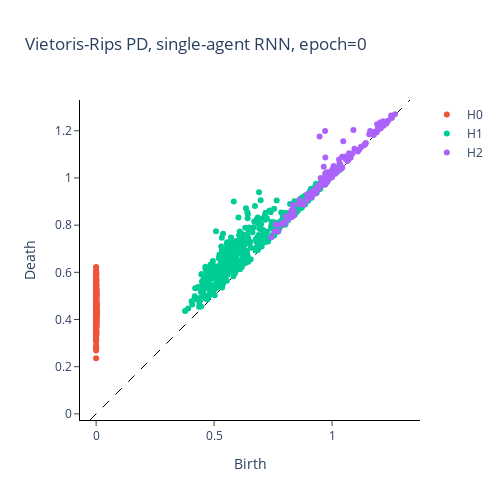

The notebook cell saved with this chart:
### Code cell
fig_epoch_0 = plot_diagram(
    vr_diagrams[1],
    homology_dimensions=(0, 1, 2),
    plotly_params={"title": "Vietoris-Rips PD, single-agent RNN, epoch=0"},
)
fig_epoch_0.update_layout(title="Vietoris-Rips PD, single-agent RNN, epoch=0")

### Figure 1 — Plotly figure (JSON) as saved in the notebook; plotly's stock layout.template omitted (floating-point values rounded to 4 significant figures; data arrays with more than 128 entries replaced by an {"elided": "..."} marker saying what was removed)
{"data": [{"hoverinfo": "none", "line": {"color": "black", "dash": "dash", "width": 1}, "mode": "lines", "showlegend": false, "type": "scatter", "x": [-0.02609, 1.33], "y": [-0.02609, 1.33]}, {"hoverinfo": "text", "hovertext": {"elided": "399 str values"}, "mode": "markers", "name": "H0", "type": "scatter", "x": {"elided": "399 int values"}, "y": {"elided": "399 float values"}}, {"hoverinfo": "text", "hovertext": {"elided": "481 str values"}, "mode": "markers", "name": "H1", "type": "scatter", "x": {"elided": "481 float values"}, "y": {"elided": "481 float values"}}, {"hoverinfo": "text", "hovertext": {"elided": "149 str values"}, "mode": "markers", "name": "H2", "type": "scatter", "x": {"elided": "149 float values"}, "y": {"elided": "149 float values"}}], "layout": {"height": 500, "plot_bgcolor": "white", "title": {"text": "Vietoris-Rips PD, single-agent RNN, epoch=0"}, "width": 500, "xaxis": {"autorange": false, "exponentformat": "e", "linecolor": "black", "linewidth": 1, "mirror": false, "range": [-0.02609, 1.33], "showexponent": "all", "showline": true, "side": "bottom", "ticks": "outside", "title": {"text": "Birth"}, "type": "linear", "zeroline": true}, "yaxis": {"autorange": false, "exponentformat": "e", "linecolor": "black", "linewidth": 1, "mirror": false, "range": [-0.02609, 1.33], "scaleanchor": "x", "scaleratio": 1, "showexponent": "all", "showline": true, "side": "left", "ticks": "outside", "title": {"text": "Death"}, "type": "linear", "zeroline": true}}}
